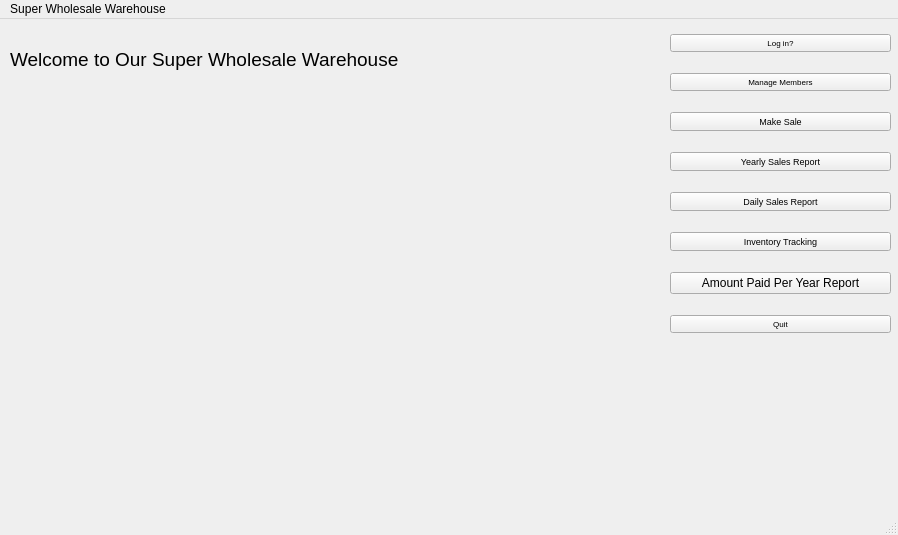
<?xml version="1.0" encoding="UTF-8"?>
<ui version="4.0">
 <class>MainWindow</class>
 <widget class="QMainWindow" name="MainWindow">
  <property name="geometry">
   <rect>
    <x>0</x>
    <y>0</y>
    <width>898</width>
    <height>535</height>
   </rect>
  </property>
  <property name="windowTitle">
   <string>MainWindow</string>
  </property>
  <widget class="QWidget" name="centralwidget">
   <widget class="QWidget" name="layoutWidget">
    <property name="geometry">
     <rect>
      <x>670</x>
      <y>0</y>
      <width>221</width>
      <height>331</height>
     </rect>
    </property>
    <layout class="QVBoxLayout" name="verticalLayout">
     <item>
      <widget class="QPushButton" name="login">
       <property name="font">
        <font>
         <pointsize>6</pointsize>
        </font>
       </property>
       <property name="text">
        <string>Log in?</string>
       </property>
      </widget>
     </item>
     <item>
      <widget class="QPushButton" name="manageMembers">
       <property name="font">
        <font>
         <pointsize>6</pointsize>
        </font>
       </property>
       <property name="text">
        <string>Manage Members</string>
       </property>
      </widget>
     </item>
     <item>
      <widget class="QPushButton" name="makeSale">
       <property name="font">
        <font>
         <pointsize>7</pointsize>
        </font>
       </property>
       <property name="text">
        <string>Make Sale</string>
       </property>
      </widget>
     </item>
     <item>
      <widget class="QPushButton" name="yearlySales">
       <property name="font">
        <font>
         <pointsize>7</pointsize>
        </font>
       </property>
       <property name="text">
        <string>Yearly Sales Report</string>
       </property>
      </widget>
     </item>
     <item>
      <widget class="QPushButton" name="dailySales">
       <property name="font">
        <font>
         <pointsize>7</pointsize>
        </font>
       </property>
       <property name="text">
        <string>Daily Sales Report</string>
       </property>
      </widget>
     </item>
     <item>
      <widget class="QPushButton" name="manageInventory">
       <property name="font">
        <font>
         <family>MS Shell Dlg 2</family>
         <pointsize>7</pointsize>
        </font>
       </property>
       <property name="text">
        <string>Inventory Tracking</string>
       </property>
      </widget>
     </item>
     <item>
      <widget class="QPushButton" name="amountPerYear">
       <property name="text">
        <string>Amount Paid Per Year Report</string>
       </property>
      </widget>
     </item>
     <item>
      <widget class="QPushButton" name="quitButton">
       <property name="font">
        <font>
         <pointsize>6</pointsize>
        </font>
       </property>
       <property name="text">
        <string>Quit</string>
       </property>
      </widget>
     </item>
    </layout>
   </widget>
   <widget class="QLabel" name="label">
    <property name="geometry">
     <rect>
      <x>10</x>
      <y>10</y>
      <width>621</width>
      <height>61</height>
     </rect>
    </property>
    <property name="font">
     <font>
      <pointsize>14</pointsize>
     </font>
    </property>
    <property name="text">
     <string>Welcome to Our Super Wholesale Warehouse</string>
    </property>
   </widget>
  </widget>
  <widget class="QMenuBar" name="menubar">
   <property name="geometry">
    <rect>
     <x>0</x>
     <y>0</y>
     <width>898</width>
     <height>17</height>
    </rect>
   </property>
   <widget class="QMenu" name="menuSuper_Wholesale_Warehouse">
    <property name="title">
     <string>Super Wholesale Warehouse</string>
    </property>
   </widget>
   <addaction name="menuSuper_Wholesale_Warehouse"/>
  </widget>
  <widget class="QStatusBar" name="statusbar"/>
 </widget>
 <resources/>
 <connections/>
</ui>
